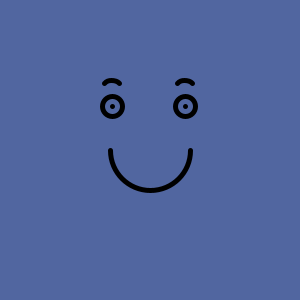
Frame 1 (no input)
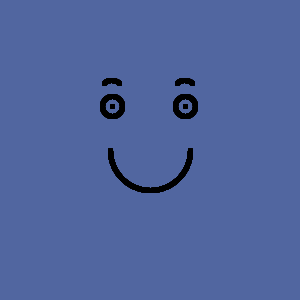
Frame 60 (the mouse pressed at the canvas centre just before this capture)
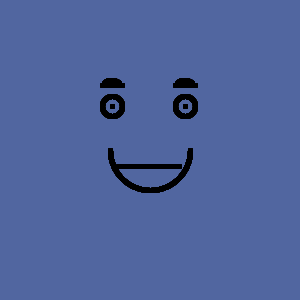
Frame 120 (the mouse held since frame 60 and released just before this capture)

The Processing sketch that drew these frames (run headless with seeded random() and noise(); from frame 60 on, the mouse is pressed at the canvas centre):

// Processing sketch: processing_187212
// ── processing_187212.pde

boolean content = true;
void setup() {
  size(300,300);
  background(#5166A0);
}
void draw() {
  println(mouseX + ":" + mouseY);
  noFill();
  strokeWeight(5);
  if (content){
    arc(150,150,80,80,0,PI);
    arc(112,90,20,20,PI+0.7,TWO_PI-0.7);
    arc(185,90,20,20,PI+0.7,TWO_PI-0.7);
  }
  else {
    line(118,166,179,166);
    line(102,85,122,85);
    line(175,85,195,85);
  }
  ellipse(112,106,20,20);
  point(112,106);
  ellipse(185,106,20,20);
  point(185,106);
}
void mousePressed() {
  content=!content;
  background(#5166A0);
}
